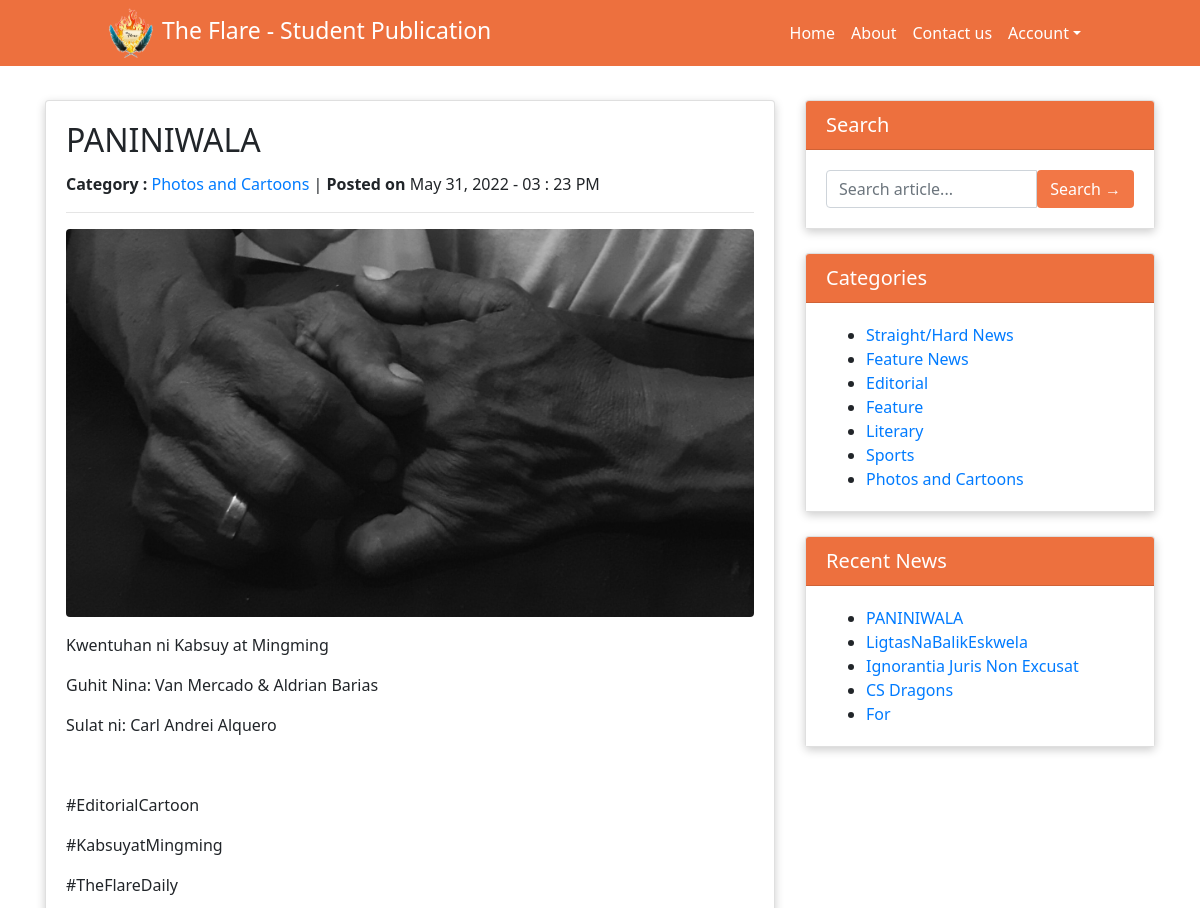
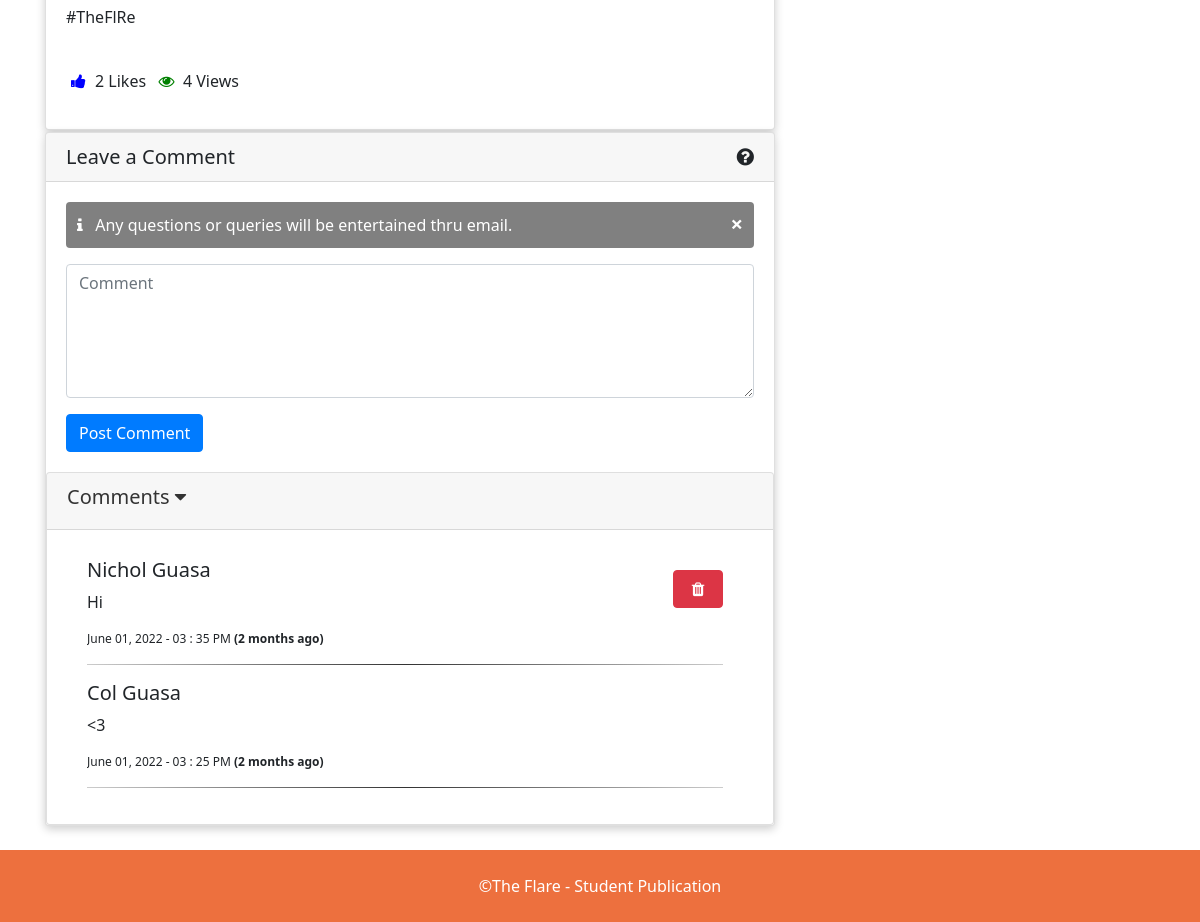
Page /news-details.php?nid=22 (signed in) on the committed database (2 pictures, top to bottom).
### tables this page shows
CREATE TABLE `tblposts` (
  `id` int(11) NOT NULL,
  `PostTitle` varchar(250) DEFAULT NULL,
  `CategoryId` int(11) DEFAULT NULL,
  `PostDetails` longtext DEFAULT NULL,
  `PostingDate` datetime DEFAULT NULL,
  `UpdationDate` datetime DEFAULT NULL,
  `PostUrl` mediumtext DEFAULT NULL,
  `PostImage` varchar(255) DEFAULT NULL,
  `Is_Active` int(1) DEFAULT NULL
);

CREATE TABLE `tblcategory` (
  `id` int(11) NOT NULL,
  `CategoryName` varchar(250) DEFAULT NULL,
  `Description` mediumtext DEFAULT NULL,
  `PostingDate` datetime DEFAULT NULL,
  `UpdationDate` datetime DEFAULT NULL,
  `Is_Active` int(1) DEFAULT NULL
);

CREATE TABLE `tblcomments` (
  `id` int(11) NOT NULL,
  `postId` int(11) DEFAULT NULL,
  `name` varchar(120) DEFAULT NULL,
  `email` varchar(150) DEFAULT NULL,
  `comment` mediumtext DEFAULT NULL,
  `PostingDate` datetime DEFAULT NULL,
  `status` int(1) DEFAULT NULL
);

### news-details.php (the view, shortened to what this page needs)
<?php
include('includes/config.php');
if (isset($_SESSION['uid']) && isset($_SESSION['uname']) && isset($_SESSION['email'])) {
  $myid = $_SESSION['uid'];
?>
  <!DOCTYPE html>
  <html lang="en">
  <head>
    <link rel="stylesheet" href="vendor/bootstrap/css/bootstrap.min.css">
    <link rel="stylesheet" href="https://cdnjs.cloudflare.com/ajax/libs/font-awesome/4.7.0/css/font-awesome.min.css" />
    <link rel="stylesheet" href="assets/css/icons.css">
    <link rel="stylesheet" href="css/main.css">
    <link rel="stylesheet" href="https://cdnjs.cloudflare.com/ajax/libs/font-awesome/4.7.0/css/font-awesome.min.css" />
    <link rel="stylesheet" href="https://cdn.jsdelivr.net/npm/bootstrap-icons@1.8.1/font/bootstrap-icons.css">
  </head>
  <body>
    <?php include('includes/header.php'); ?>
    <div class="container">
      <div class="row" style="margin-top: 4%">
        <div class="col-md-8">
          <?php
          $pid = $_GET['nid'];
          $query = mysqli_query($con, "SELECT tblposts.id as id, tblposts.PostTitle as posttitle, tblposts.PostImage, tblcategory.CategoryName as category, tblcategory.id as cid, tblposts.PostDetails as postdetails, tblposts.PostingDate as postingdate, tblposts.PostUrl as url FROM tblposts left join tblcategory on tblcategory.id=tblposts.CategoryId WHERE tblposts.id=$pid");
          while ($row = mysqli_fetch_array($query)) {
            $numberoflikes = mysqli_query($con, "SELECT COUNT(id) AS likes FROM tbllikes WHERE postid = $pid");
            $nrow = mysqli_fetch_array($numberoflikes);
            $n = $nrow['likes'];
          ?>
            <div class="card mb-4" style="box-shadow: 0 3px 10px rgb(0 0 0 / 0.2);">
              <div class="card-body">
                <h2 class="card-title"><?php echo htmlentities($row['posttitle']); ?></h2>
                <p><b>Category : </b> <a href="category.php?catid=<?php echo htmlentities($row['cid']) ?>"><?php echo htmlentities($row['category']); ?></a>
                  |
                  <b> Posted on
                  </b>
                  <?php
                  echo date('F d, Y - h : i A ', strtotime($row['postingdate']));
                  ?>
                </p>
                <hr />
                <img style="width: 100%;" class="img-fluid rounded" src="admin/postimages/<?php echo htmlentities($row['PostImage']); ?>" alt="<?php echo htmlentities($row['posttitle']); ?>">
                <p class="card-text">
                  <?php
                  $pt = $row['postdetails'];
                  echo (substr($pt, 0)); ?>
                  <br>
                  <?php
                  $results = mysqli_query($con, "SELECT * FROM tbllikes WHERE accountid=$myid AND postid= $pid");
                  if (mysqli_num_rows($results) == 1) : ?>
                    <span title="Unlike this post" class="unlike" id="mydiv" data-myval="<?php echo $row['id']; ?>" data-id="<?php echo $row['id']; ?>"><i class="fa fa-thumbs-up"></i></span>
                  <?php endif ?>
                <span style="cursor:pointer;" class="likes_count">
                  <?php echo $n; ?>
                </span>
                <a type="button" class="modalhover" style="cursor: pointer;" data-toggle="modal" data-target="#exampleModal1">
                  Likes
                </a>
                <span class="visit liked fa fa-eye"></span>
                <?php
                $views = mysqli_query($conn, "SELECT COUNT(id) AS views FROM tblviews WHERE postid = $pid");
                $viewsrow = mysqli_fetch_array($views);
                $v = $viewsrow['views'];
                echo $v;
                ?>
                <a type="button" class="modalhover" style="cursor: pointer;" data-toggle="modal" data-target="#exampleModal2">
                  Views
                </a>
                </p>
              </div>
            </div>
          <?php } ?>
        </div>
        <?php include('includes/sidebar.php'); ?>
        <div class="col-md-8" style="margin-top: -95px;">
          <form name="Comment" method="post">
            <div class="card my-4" style="box-shadow: 0 3px 10px rgb(0 0 0 / 0.2);">
              <h5 class="card-header">Leave a Comment
                <a type="button" style="cursor: pointer;float: right;" data-toggle="modal" data-target="#exampleModal">
                  <i data-toggle="tooltip" data-placement="top" title="Policy and Guidelines for commenting" class="fa fa-question-circle"></i>
                </a>
                <?php
                $currenttime = date("Y-m-d h:i:s");
                $violatedate = $_SESSION['violation_datetime'];
                if ($currenttime < $violatedate) {
                  $buttondisable = "disabled";
                } else {
                  $buttondisable = "";
                }
                ?>
              </h5>
              <div class="card-body">
                <div style="background-color: grey !important;" class="alert" role="alert"><span class="closebtn" onclick="this.parentElement.style.display='none';">&times;</span><i class="fa fa-info"></i> &nbsp; Any questions or queries will be entertained thru email.</div>
                <div class="form-group">
                  <textarea class="form-control" name="comment" id="textarea" rows="5" placeholder="Comment" onkeyup="check()" required <?php echo $buttondisable; ?>></textarea>
                </div>
                <button type="submit" class="btn btn-primary" name="submit" <?php echo $buttondisable; ?>>Post Comment</button>
          </form>
        </div>
        <div class="col-md-12 p-0 m-0">
          <div id="card-739810">
            <div class="card">
              <div class="card-header">
                <a style="color:#333;" class="collapsed card-link" data-toggle="collapse" data-parent="#card-739810" href="#card-element-430224">
                  <h5>Comments <i class="fa fa-caret-down"></i></h5>
                </a>
              </div>
              <div id="card-element-430224" class="collapse show">
                <div class="card-body">
                  <div class="scroll-up">
                    <?php
                    $getname = mysqli_query($con, "SELECT id, username, email FROM tblaccount WHERE id = $myid;");
                    while ($row = mysqli_fetch_array($getname)) {
                      $user = $row['email'];
                    }
                    ?>
                    <?php
                    $sts = 1;
                    $query = mysqli_query($con, "SELECT id, email, name, comment, postingDate FROM tblcomments WHERE postId='$pid' and status='$sts' ORDER BY postingDate DESC");
                    while ($row = mysqli_fetch_array($query)) {
                      $commentid = $row['email'];
                    ?>
                      <div class="col-md-12" style="margin-top: 8px;margin-left: -15px;">
                        <div class="media-body">
                          <h5 class="mt-1">
                            <?php echo htmlentities($row['name']); ?>
                          </h5>
                          <p>
                            <?php echo htmlentities($row['comment']); ?>
                          </p>
                          <?php if ($user == $commentid) {
                          ?>
                            <form method="POST">
                              <p style="font-size: 10px;margin-top: -60px;float:right;">
                                <button name="commentdel" style="width: 50px;" type="submit" class="btn btn-danger btn-small" data-toggle="tooltip" data-placement="top" title="Delete Comment"><i class=" fa fa-trash" style="color: white;"></i></button>
                              </p>
                            </form>
                          <?php
                          }
                          ?>
                          <p style="font-size:12px;">
                            <?php
                            echo date('F d, Y - h : i A ', strtotime($row['postingDate']));
                            $time = $row['postingDate'];
                            $tense = 'ago';
                            $periods = array('year', 'month', 'day', 'hour', 'minute', 'second');
                            $now = new DateTime('now');
                            $time = new DateTime($time);
                            $diff = $now->diff($time)->format('%y %m %d %h %i %s');
                            $diff = explode(' ', $diff);
                            $diff = array_combine($periods, $diff);
                            $diff = array_filter($diff);
                            $period = key($diff);
                            $value = current($diff);
                            if (!$value) {
                              $period = '';
                              $tense = '';
                              $value = 'just now';
                            } else {
                              if ($value > 1) {
                                $period .= 's';
                              }
                            }
                            $timeago = "$value $period $tense";
                            echo " <b style='font-size:12px;'>(" . $timeago . ")</b>";
                            ?>
                          </p>
                          <hr style="border: 0;height: 1px;background: #333;background-image: linear-gradient(to right, #ccc, #333, #ccc);">
                        </div>
                      </div>
                    <?php } ?>
                  </div>
                </div>
              </div>
            </div>
          </div>
        </div>
      </div>
    <?php include('includes/footer.php'); ?>
  </body>
  </html>
<?php
} else {
  header("Location: index.php");
  exit();
}
?>

### includes/sidebar.php (shortened to what this page needs)
<div class="col-md-4 sidebar">
  <div class="card mb-4" style="box-shadow: 0 3px 10px rgb(0 0 0 / 0.2);">
    <h5 class="card-header" style="background-color: #ed703e; color: #fff;">Search</h5>
    <div class="card-body" style="background-color: #fff;">
      <form name="search" action="search.php" method="post">
        <div class="input-group">
          <input type="text" name="searchtitle" class="form-control" placeholder="Search article..." autocomplete="off" required>
          <span class="input-group-btn">
            <button class="btn btn-orange" type="submit">Search &rarr;</button>
          </span>
      </form>
    </div>
  </div>
</div>
<div class="card my-4" style="box-shadow: 0 3px 10px rgb(0 0 0 / 0.2);">
  <h5 class="card-header" style="background-color: #ed703e; color: #fff;">Categories</h5>
  <div class="card-body" style="background-color: #fff;">
    <div class="row">
      <div class="col-lg-12">
        <ul class="mb-0">
          <?php $query = mysqli_query($con, "select id,CategoryName from tblcategory where is_active = 1");
          while ($row = mysqli_fetch_array($query)) {
          ?>
            <li>
              <a href="category.php?catid=<?php echo htmlentities($row['id']) ?>"><?php echo htmlentities($row['CategoryName']); ?></a>
            </li>
          <?php } ?>
        </ul>
      </div>
    </div>
  </div>
</div>
<div class="card my-4" style="box-shadow: 0 3px 10px rgb(0 0 0 / 0.2);">
  <h5 class="card-header" style="background-color: #ed703e; color: #fff;">Recent News</h5>
  <div class="card-body" style="background-color: #fff;">
    <ul class="mb-0">
      <?php
      $query = mysqli_query($con, "SELECT tblposts.id as pid, tblposts.PostTitle as posttitle FROM tblposts left join tblcategory on tblcategory.id=tblposts.CategoryId WHERE tblposts.Is_Active = 1  ORDER BY tblposts.PostingDate DESC limit 5;");
      while ($row = mysqli_fetch_array($query)) {
      ?>
        <li>
          <a href="news-details.php?nid=<?php echo htmlentities($row['pid']) ?>"><?php echo htmlentities($row['posttitle']); ?></a>
        </li>
      <?php } ?>
    </ul>
  </div>
</div>
</div>

### css/main.css (style rules this page uses)
* { font-family: 'Segoe UI', Tahoma, Geneva, Verdana, sans-serif; }
body { padding-top: 54px; }
@media (min-width: 992px) { body { padding-top: 56px; } }

### news-details.php (style rules this page uses)
span#mydiv { cursor: pointer; padding: 5px; }
.likes_count { cursor: default; }
.unlike { color: blue; }
.visit { color: green; cursor: default; }
.scroll-up { margin-left: 20px; max-height: 100vh; overflow: scroll; position: relative; }
.alert { padding: 10px; background-color: #f44336; color: white; }
.closebtn { margin-left: 15px; color: white; font-weight: bold; float: right; font-size: 22px; line-height: 20px; cursor: pointer; transition: 0.3s; }

### includes/sidebar.php (style rules this page uses)
.btn-orange { background-color: #f27746 !important; color: #fff; }

### rows in the picture
tblposts: PostTitle "PANINIWALA", CategoryId.CategoryName "Photos and Cartoons", PostingDate "May 31, 2022 - 03 : 23 PM", PostImage (picture), PostDetails "Kwentuhan ni Kabsuy at Mingming Guhit Nina: Van Mercado & Aldrian Barias Sulat ni: Carl Andrei Alquero #EditorialCartoon #KabsuyatMingming #TheFlareDaily #TheFlRe", n "2", v "4"
tblcategory: CategoryName "Straight/Hard News"
tblcategory: CategoryName "Feature News"
tblcategory: CategoryName "Editorial"
tblcategory: CategoryName "Feature"
tblcategory: CategoryName "Literary"
tblcategory: CategoryName "Sports"
tblcategory: CategoryName "Photos and Cartoons"
tblposts: PostTitle "LigtasNaBalikEskwela"
tblposts: PostTitle "Ignorantia Juris Non Excusat"
tblposts: PostTitle "CS Dragons"
tblposts: PostTitle "For"
tblcomments: name "Nichol Guasa", comment "Hi", PostingDate "June 01, 2022 - 03 : 35 PM", timeago "2 months ago"
tblcomments: name "Col Guasa", comment "<3", PostingDate "June 01, 2022 - 03 : 25 PM", timeago "2 months ago"
